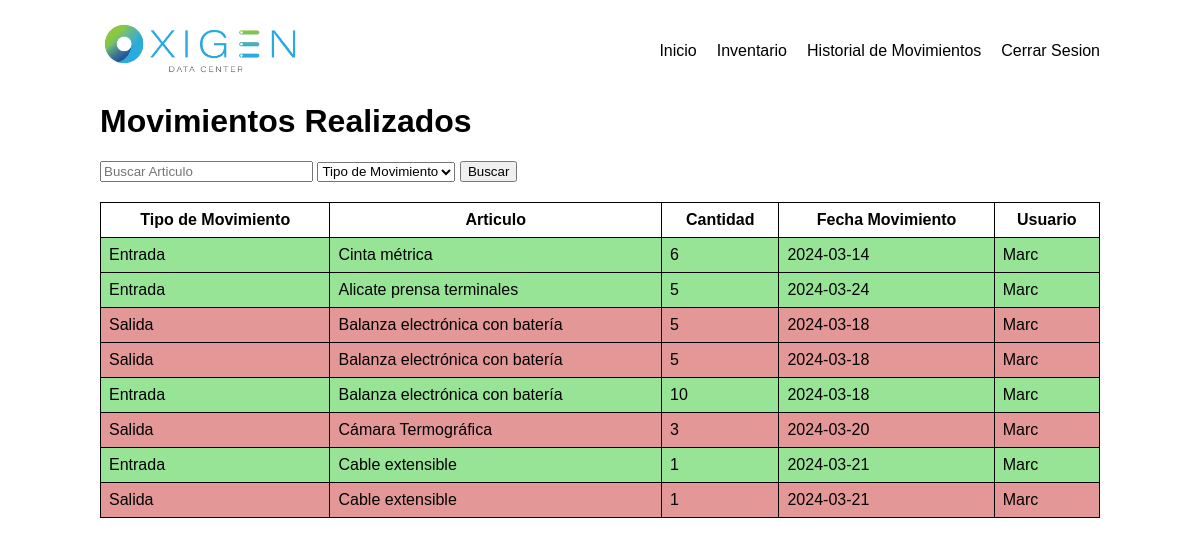
Screenshot of /templates/ver_movimientos.php (signed in) with the database file from the repository.
### tables this page shows
CREATE TABLE `movimientos` (
  `id_Movimiento` int(11) NOT NULL,
  `tipo_movimiento` enum('Entrada','Salida') NOT NULL,
  `nombre_articulo` varchar(50) NOT NULL,
  `unidades` int(11) NOT NULL,
  `fecha_movimiento` date NOT NULL,
  `ubicacion` enum('Oxigen','Obra') NOT NULL,
  `nombre_usuario` varchar(50) NOT NULL
);

### templates/ver_movimientos.php (the view, shortened to what this page needs)
<?php
    require_once("../conexion_bd/conexion.php");
    $sqlMovimiento = "SELECT * FROM movimientos";
    $result = mysqli_query($conn, $sqlMovimiento);
?>
<!DOCTYPE html>
<html lang="en">
<head>
    <link href='https://unpkg.com/boxicons@2.1.4/css/boxicons.min.css' rel='stylesheet'>
</head>
<body>
    <header>
        <div class="logo">
            <img src="../img/logo-oxigen.png" alt="">
        </div>
        <nav>
            <ul>
                <?php
                    if($_SESSION["tipo_usuario"] == 1){
                        echo "<li><a href='./admin/inventario_admin.php'>Inicio</a></li>";
                        echo "<li><a href='./admin/anadir_articulo.php'>Inventario</a></li>";
                        echo "<li><a href='./admin/crear_usuarios.php'>Usuarios</a></li>";
                    } else if($_SESSION["tipo_usuario"] == 0) {
                        echo "<li><a href='./users/inventario_user.php'>Inicio</a></li>";
                        echo "<li><a href='./users/anadir_articulo_user.php'>Inventario</a></li>";
                    }
                ?>
                <li><a href="./ver_movimientos.php">Historial de Movimientos</a></li>
                <li><a href="../conexion_bd/cerrar_sesion.php">Cerrar Sesion</a></li>
            </ul>
        </nav>
    </header>
    <div id="cuerpo">
        <h1>Movimientos Realizados</h1>
    <div class="movimientos">
        <form action="" method="post">
            <div class="funciones-movimientos">
                <div class="buscador">
                    <input type="text" name="barra-buscar" id="barra-buscar" placeholder="Buscar Articulo">
                    <select name="buscar-tipo-mov" id="buscar-tipo-mov">
                        <option value="">Tipo de Movimiento</option>
                    </select>
                    <input type="submit" name="boton-buscar" id="boton-buscar" value="Buscar">
                </div>
            </div>
            <div class="tabla-movimientos">
                <table>
                    <tr>
                        <th>Tipo de Movimiento</th>
                        <th>Articulo</th>
                        <th>Cantidad</th>
                        <th>Fecha Movimiento</th>
                        <th>Usuario</th>
                    </tr>
                    <?php
                        while($row = mysqli_fetch_assoc($result)){
                            if($row["tipo_movimiento"] == "Entrada"){
                                echo "<tr style='background-color: rgba(0, 190, 0, 0.409);'>";
                                echo "<td>" . $row["tipo_movimiento"] . "</td>";
                                echo "<td>" . $row["nombre_articulo"] . "</td>";
                                echo "<td>" . $row["unidades"] . "</td>";
                                echo "<td>" . $row["fecha_movimiento"] . "</td>";
                                echo "<td>" . $row["nombre_usuario"] . "</td>";
                                echo "</tr>";
                            } else {
                                echo "<tr style='background-color: rgba(190, 0, 0, 0.409);'>";
                                echo "<td>" . $row["tipo_movimiento"] . "</td>";
                                echo "<td>" . $row["nombre_articulo"] . "</td>";
                                echo "<td>" . $row["unidades"] . "</td>";
                                echo "<td>" . $row["fecha_movimiento"] . "</td>";
                                echo "<td>" . $row["nombre_usuario"] . "</td>";
                                echo "</tr>";
                            }
                        }
                    ?>
                </table>
            </div>
        </form>
    </div>
</body>
</html>

### templates/ver_movimientos.php (style rules this page uses)
html,body { margin: 0; padding: 0; font-family: "Raleway", sans-serif; }
header { display: flex; justify-content: space-between; align-items: center; width: 1000px; margin: auto; margin-top: 20px; }
nav ul { display: flex; gap: 20px; }
nav ul li { list-style: none; }
nav ul li a { text-decoration: none; color: black; }
.logo img { width: 200px; }
#cuerpo { width: 1000px; margin: auto; }
.funciones-movimientos { display: flex; justify-content: space-between; margin-bottom: 20px; }
.funciones-movimientos select { height: 20px; }
#barra-buscar { width: 205px; }
.tabla-movimientos { width: 1000px; margin-bottom: 20px; }
.tabla-movimientos table { width: 100%; border-collapse: collapse; }
.tabla-movimientos table th, td { border: 1px solid black; padding: 8px; }

### rows the page displays
movimientos: tipo_movimiento "Entrada", nombre_articulo "Cinta métrica", unidades "6", fecha_movimiento "2024-03-14", nombre_usuario "Marc"
movimientos: tipo_movimiento "Entrada", nombre_articulo "Alicate prensa terminales", unidades "5", fecha_movimiento "2024-03-24", nombre_usuario "Marc"
movimientos: tipo_movimiento "Salida", nombre_articulo "Balanza electrónica con batería", unidades "5", fecha_movimiento "2024-03-18", nombre_usuario "Marc"
movimientos: tipo_movimiento "Salida", nombre_articulo "Balanza electrónica con batería", unidades "5", fecha_movimiento "2024-03-18", nombre_usuario "Marc"
movimientos: tipo_movimiento "Entrada", nombre_articulo "Balanza electrónica con batería", unidades "10", fecha_movimiento "2024-03-18", nombre_usuario "Marc"
movimientos: tipo_movimiento "Salida", nombre_articulo "Cámara Termográfica", unidades "3", fecha_movimiento "2024-03-20", nombre_usuario "Marc"
movimientos: tipo_movimiento "Entrada", nombre_articulo "Cable extensible", unidades "1", fecha_movimiento "2024-03-21", nombre_usuario "Marc"
movimientos: tipo_movimiento "Salida", nombre_articulo "Cable extensible", unidades "1", fecha_movimiento "2024-03-21", nombre_usuario "Marc"
